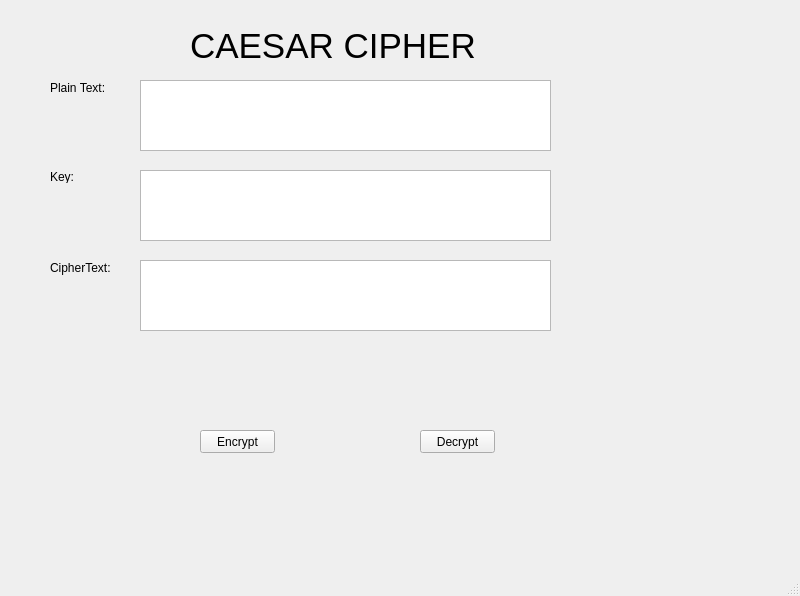
<?xml version="1.0" encoding="UTF-8"?>
<ui version="4.0">
 <class>MainWindow</class>
 <widget class="QMainWindow" name="MainWindow">
  <property name="geometry">
   <rect>
    <x>0</x>
    <y>0</y>
    <width>800</width>
    <height>596</height>
   </rect>
  </property>
  <property name="windowTitle">
   <string>MainWindow</string>
  </property>
  <widget class="QWidget" name="centralwidget">
   <widget class="QLabel" name="label">
    <property name="geometry">
     <rect>
      <x>190</x>
      <y>30</y>
      <width>311</width>
      <height>31</height>
     </rect>
    </property>
    <property name="font">
     <font>
      <pointsize>26</pointsize>
     </font>
    </property>
    <property name="text">
     <string>CAESAR CIPHER</string>
    </property>
   </widget>
   <widget class="QLabel" name="label_2">
    <property name="geometry">
     <rect>
      <x>50</x>
      <y>80</y>
      <width>61</width>
      <height>16</height>
     </rect>
    </property>
    <property name="text">
     <string>Plain Text:</string>
    </property>
   </widget>
   <widget class="QLabel" name="label_3">
    <property name="geometry">
     <rect>
      <x>50</x>
      <y>170</y>
      <width>47</width>
      <height>13</height>
     </rect>
    </property>
    <property name="text">
     <string>Key:</string>
    </property>
   </widget>
   <widget class="QLabel" name="label_4">
    <property name="geometry">
     <rect>
      <x>50</x>
      <y>260</y>
      <width>71</width>
      <height>16</height>
     </rect>
    </property>
    <property name="text">
     <string>CipherText:</string>
    </property>
   </widget>
   <widget class="QTextEdit" name="textEdit">
    <property name="geometry">
     <rect>
      <x>140</x>
      <y>80</y>
      <width>411</width>
      <height>71</height>
     </rect>
    </property>
   </widget>
   <widget class="QTextEdit" name="textEdit_2">
    <property name="geometry">
     <rect>
      <x>140</x>
      <y>170</y>
      <width>411</width>
      <height>71</height>
     </rect>
    </property>
   </widget>
   <widget class="QTextEdit" name="textEdit_3">
    <property name="geometry">
     <rect>
      <x>140</x>
      <y>260</y>
      <width>411</width>
      <height>71</height>
     </rect>
    </property>
   </widget>
   <widget class="QPushButton" name="pushButton">
    <property name="geometry">
     <rect>
      <x>200</x>
      <y>430</y>
      <width>75</width>
      <height>23</height>
     </rect>
    </property>
    <property name="text">
     <string>Encrypt</string>
    </property>
   </widget>
   <widget class="QPushButton" name="pushButton_2">
    <property name="geometry">
     <rect>
      <x>420</x>
      <y>430</y>
      <width>75</width>
      <height>23</height>
     </rect>
    </property>
    <property name="text">
     <string>Decrypt</string>
    </property>
   </widget>
  </widget>
  <widget class="QMenuBar" name="menubar">
   <property name="geometry">
    <rect>
     <x>0</x>
     <y>0</y>
     <width>800</width>
     <height>21</height>
    </rect>
   </property>
  </widget>
  <widget class="QStatusBar" name="statusbar"/>
 </widget>
 <resources/>
 <connections/>
</ui>
